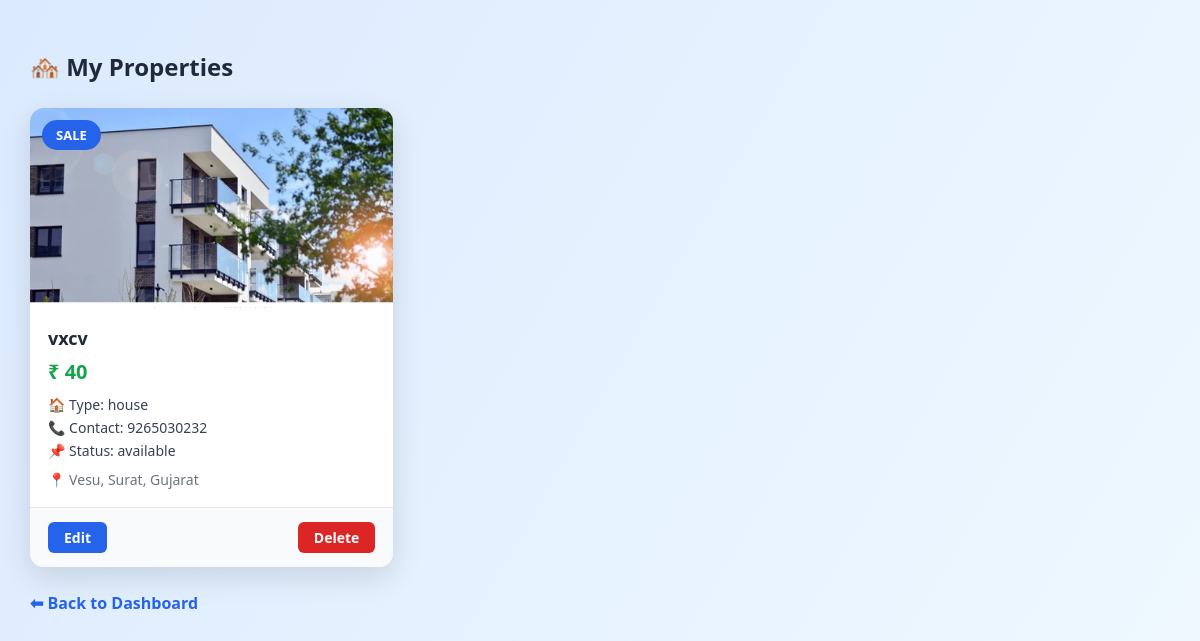
/my-properties (signed in), run on the app's committed database.
### tables this page shows
CREATE TABLE properties (
            id INTEGER PRIMARY KEY AUTOINCREMENT,
            owner_id INTEGER,
            title TEXT,
            type TEXT,
            price INTEGER,
            description TEXT,
            image TEXT,
            contact_number TEXT,
            status TEXT DEFAULT 'available',
            deal_type TEXT,
            state TEXT,
            city TEXT,
            area TEXT
        );

### app/owner/routes.py (the view)
@owner_bp.route("/my-properties")
def my_properties():
    if "user" not in session or session.get("role") != "owner":
        return redirect(url_for("login"))
    conn = get_db()
    cursor = conn.cursor()
    cursor.execute(
        "SELECT id FROM users WHERE username=?",
        (session["user"],)
    )
    owner_id = cursor.fetchone()[0]
    cursor.execute("""
        SELECT * FROM properties
        WHERE owner_id=?
    """, (owner_id,))
    properties = cursor.fetchall()
    conn.close()
    return render_template("my_properties.html", properties=properties)

### app/db.py (called while the page is built)
def get_db():
    conn = sqlite3.connect("users.db", timeout=10)
    conn.row_factory = sqlite3.Row
    return conn

### app/templates/my_properties.html (shortened to what this page needs)
<!DOCTYPE html>
<html lang="en">
<head>
</head>
<body>
<h2>🏘️ My Properties</h2>
{% if properties %}
<div class="properties-grid">
    {% for p in properties %}
    <div class="property-card">
        <div class="image-box">
            <img src="{{ url_for('static', filename='uploads/' + p[6]) }}">
            <div class="badge">{{ p[9]|upper }}</div>
        </div>
        <div class="property-body">
            <div class="property-title">{{ p[2] }}</div>
            <div class="price">₹ {{ p[4] }}</div>
            <div class="info">🏠 Type: {{ p[3] }}</div>
            <div class="info">📞 Contact: {{ p[7] }}</div>
            <div class="info">📌 Status: {{ p[8] }}</div>
            <div class="location">
                📍 {{ p[12] }}, {{ p[11] }}, {{ p[10] }}
            </div>
        </div>
        <div class="property-actions">
            <a href="{{ url_for('owner.edit_property', property_id=p[0]) }}" class="edit">Edit</a>
            <a href="{{ url_for('owner.delete_property', property_id=p[0]) }}"
               class="delete"
               onclick="return confirm('Are you sure you want to delete this property?');">
               Delete
            </a>
        </div>
    </div>
    {% endfor %}
</div>
{% else %}
<p>No properties added yet.</p>
{% endif %}
<a href="/owner/dashboard" class="back">⬅ Back to Dashboard</a>
</body>
</html>

### app/templates/my_properties.html (style rules this page uses)
* { box-sizing: border-box; font-family: "Segoe UI", Arial, sans-serif; }
body { margin: 0; padding: 30px; min-height: 100vh; background: linear-gradient( 120deg, #dbeafe, #f0f9ff, #e0e7ff, #cffafe ); background-size: 300% 300%; animation: bgMove 8s ease-in-out infinite; }
h2 { margin-bottom: 25px; color: #1f2937; }
.properties-grid { display: grid; grid-template-columns: repeat(auto-fill, minmax(340px, 1fr)); gap: 25px; }
.property-card { background: white; border-radius: 14px; overflow: hidden; box-shadow: 0 10px 30px rgba(0,0,0,0.12); transition: transform 0.3s ease, box-shadow 0.3s ease; }
.image-box { position: relative; height: 200px; overflow: hidden; }
.image-box img { width: 100%; height: 100%; object-fit: cover; }
.badge { position: absolute; top: 12px; left: 12px; background: #2563eb; color: white; padding: 6px 14px; border-radius: 20px; font-size: 13px; font-weight: bold; }
.property-body { padding: 18px; }
.property-title { font-size: 18px; font-weight: 600; margin-bottom: 8px; color: #1f2937; }
.price { font-size: 20px; font-weight: bold; color: #16a34a; margin-bottom: 10px; }
.info { font-size: 14px; color: #374151; margin: 4px 0; }
.location { margin-top: 10px; font-size: 14px; color: #6b7280; }
.property-actions { display: flex; justify-content: space-between; padding: 14px 18px; border-top: 1px solid #e5e7eb; background: #f9fafb; }
.property-actions a { text-decoration: none; font-weight: 600; padding: 6px 16px; border-radius: 6px; font-size: 14px; color: white; }
.edit { background: #2563eb; }
.delete { background: #dc2626; }
.back { display: inline-block; margin-top: 25px; text-decoration: none; color: #2563eb; font-weight: bold; }

### data on the page
properties: image (picture), deal_type "SALE", title "vxcv", price "40", type "house", contact_number "9265030232", status "available", area "Vesu", city "Surat", state "Gujarat"
